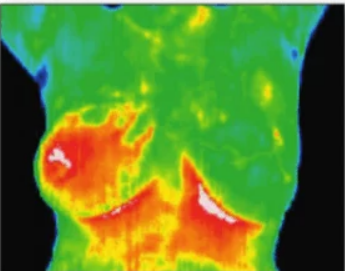
#> input picture server/Images/High/new high 1.png, 345 x 271 px
$ python thermalImage.py
#> lines starting #> are read from the running program, lines starting #| are printed output that depends on the picture
import cv2
import numpy as np
import matplotlib.pyplot as plt

def color_to_grayscale(image_path, output_path):
    # Read the color heatmap image
#> called with image_path = 'new high 1.png', output_path = 'graynewhigh1.jpg'
    color_image = cv2.imread(image_path)
#> color_image is the input picture: shape (271, 345, 3); mean B, G, R 41.7, 131.1, 93.9

    # Convert the color image to grayscale
    grayscale_image = cv2.cvtColor(color_image, cv2.COLOR_BGR2GRAY)
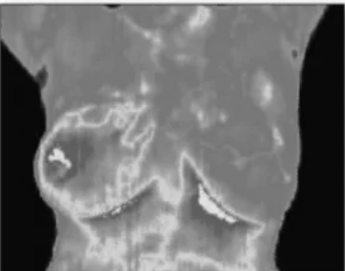
#> grayscale_image: shape (271, 345); min 5, max 253, mean 109.8

    # Save the grayscale image to the specified output path
    cv2.imwrite(output_path, grayscale_image)

    # Display the original and grayscale images for comparison
    plt.figure(figsize=(10, 5))
    plt.subplot(1, 2, 1)
    plt.title('Original Color Heatmap')
    plt.imshow(cv2.cvtColor(color_image, cv2.COLOR_BGR2RGB))
    plt.axis('off')

    plt.subplot(1, 2, 2)
    plt.title('Converted Grayscale Image')
    plt.imshow(grayscale_image, cmap='gray')
    plt.axis('off')

    plt.show()
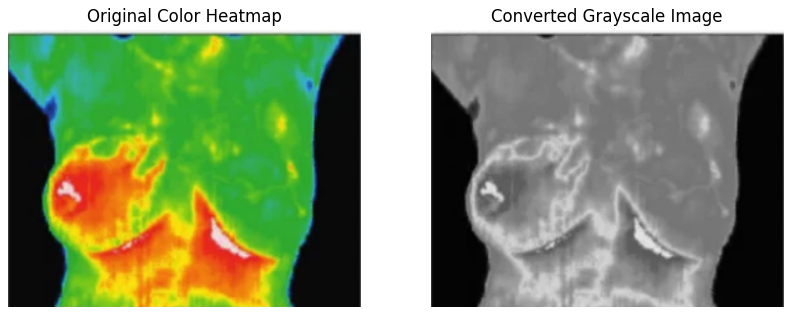
#> figure drawn by matplotlib, 2 panels

# Example usage
color_to_grayscale("new high 1.png", "graynewhigh1.jpg")

$ run again, with server/greyscalenew/graynewhigh2.jpg saved as server/Images/High/new high 1.png
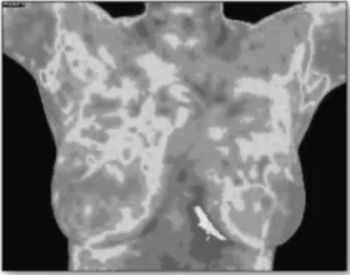
#> input picture server/greyscalenew/graynewhigh2.jpg, 350 x 275 px
#> in color_to_grayscale, color_image is the input picture: shape (275, 350, 3); min 4, max 252, mean 124.1
#> in color_to_grayscale, `plt.show()`:
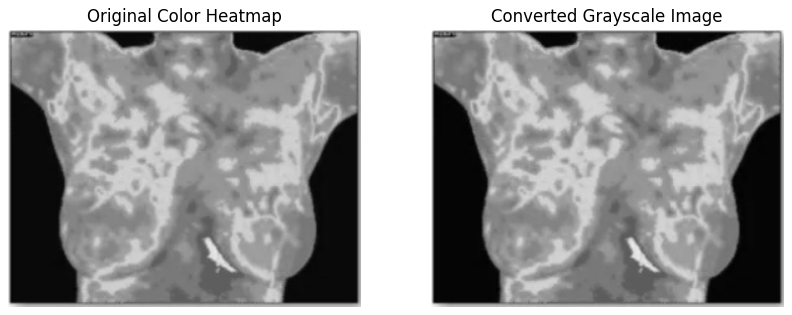
#> figure drawn by matplotlib, 2 panels

$ run again, with server/greyscalenew/graynewhigh3.jpg saved as server/Images/High/new high 1.png
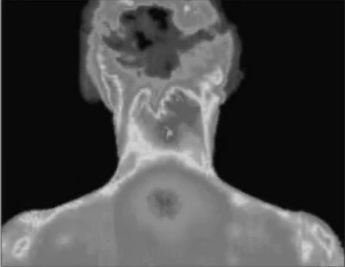
#> input picture server/greyscalenew/graynewhigh3.jpg, 345 x 267 px
#> in color_to_grayscale, color_image is the input picture: shape (267, 345, 3); min 1, max 213, mean 70.7
#> in color_to_grayscale, `plt.show()`:
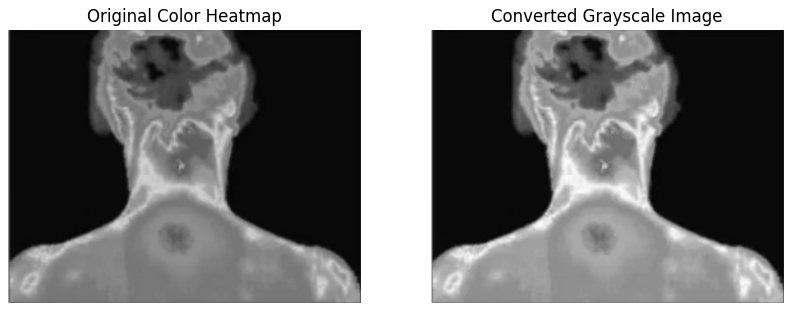
#> figure drawn by matplotlib, 2 panels

$ run again, with server/greyscalenew/graynewhigh4.jpg saved as server/Images/High/new high 1.png
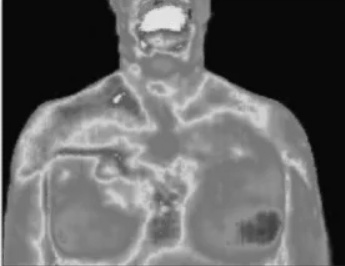
#> input picture server/greyscalenew/graynewhigh4.jpg, 345 x 266 px
#> in color_to_grayscale, color_image is the input picture: shape (266, 345, 3); min 1, max 238, mean 99.1
#> in color_to_grayscale, `plt.show()`:
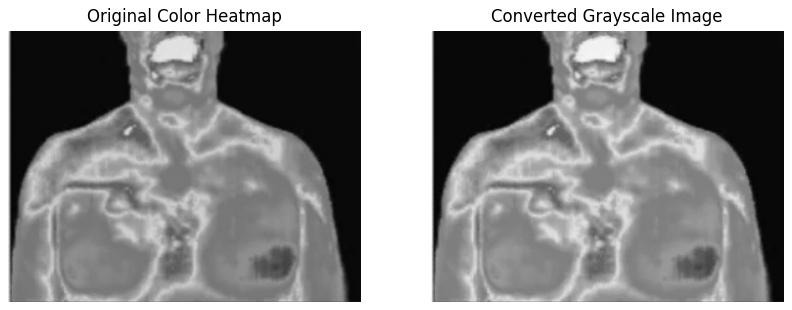
#> figure drawn by matplotlib, 2 panels
